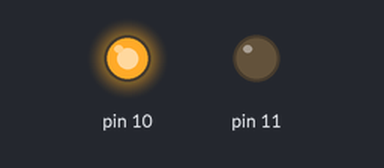
Recording of a sketch running on a simulated Arduino Uno, built with avr-gcc and run on an emulated ATmega328P. On the bench: output pins drawn as LEDs (lit = HIGH).

Above: at 1.0 s.
At 7.0 s:
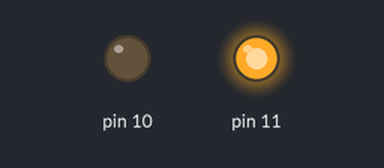
At 10.5 s:
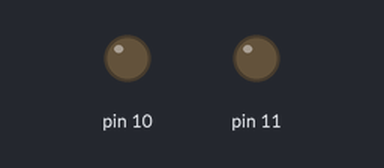
Timing chart, 0 to 16.9 s (numbered marks = the images above):
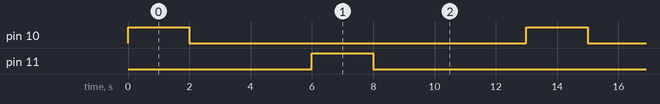

Measured:
- by itself, pin 10, pin 11: alternates HIGH for 2.0 s and LOW for 11.0 s
- by itself, everything shown: repeats every 13.0 s, in 4 steps

The sketch:

Secuencia.ino
```cpp
void setup() {
  pinMode(10,OUTPUT); //B
  pinMode(11,OUTPUT); //A
  digitalWrite(10,HIGH);// B+
  digitalWrite(11,LOW); //A-
}

void loop() {
  digitalWrite(10,HIGH); //B+
  delay(2000);
  digitalWrite(10,LOW);
  delay(2000);

  digitalWrite(11,LOW); //A-
  delay(2000);
  digitalWrite(11,HIGH); //A+
  delay(2000);
  digitalWrite(11,LOW);
  delay(2000);


  digitalWrite(10,LOW); //B-
  delay(3000);
}
```
